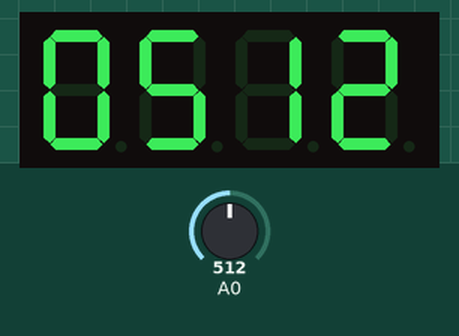
Bench run of a sketch on a simulated Arduino Uno, built with avr-gcc and run on an emulated ATmega328P. Shown: 4-digit seven-segment display. Inputs (shaded band) come from the test bench; at power-on: A0 = 512.

Above: at 1.2 s.
1.3 s: A0 set to 716
At 2.2 s:
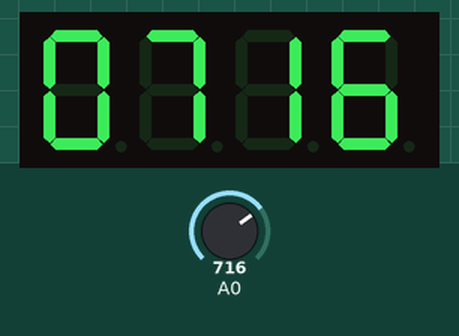
2.9 s: A0 set to 900
At 4.0 s:
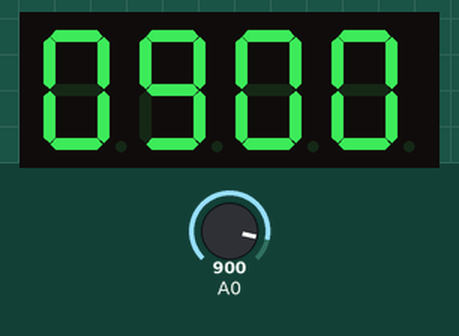
4.5 s: A0 set to 1023
At 5.9 s:
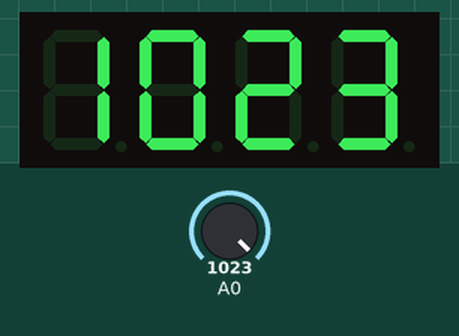
Timing chart, 0 to 7.5 s (numbered marks = the images above; inputs shaded):
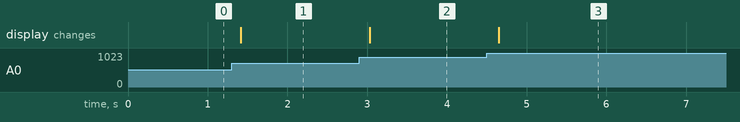

The sketch:

06_04.ino
```cpp
#include <Wire.h>
#include <Adafruit_GFX.h>
#include "Adafruit_LEDBackpack.h"

Adafruit_AlphaNum4 alpha4 = Adafruit_AlphaNum4();

void setup() {
  alpha4.begin(0x70);
}

void loop() {
  int photo = analogRead(A0);

  int ascii0 = '0' + photo / 1000 % 10;
  int ascii1 = '0' + photo / 100 % 10;
  int ascii2 = '0' + photo / 10 % 10;
  int ascii3 = '0' + photo / 1 % 10;

  alpha4.writeDigitAscii(0, ascii0);
  alpha4.writeDigitAscii(1, ascii1);
  alpha4.writeDigitAscii(2, ascii2);
  alpha4.writeDigitAscii(3, ascii3);

  alpha4.writeDisplay();
  delay(200);
}
```

Measured:
- after the input at 1.3 s, the display: changes after 0.12 s (image 1)
- after the input at 2.9 s, the display: changes after 0.13 s (image 2)
- after the input at 4.5 s, the display: changes after 0.15 s (image 3)
